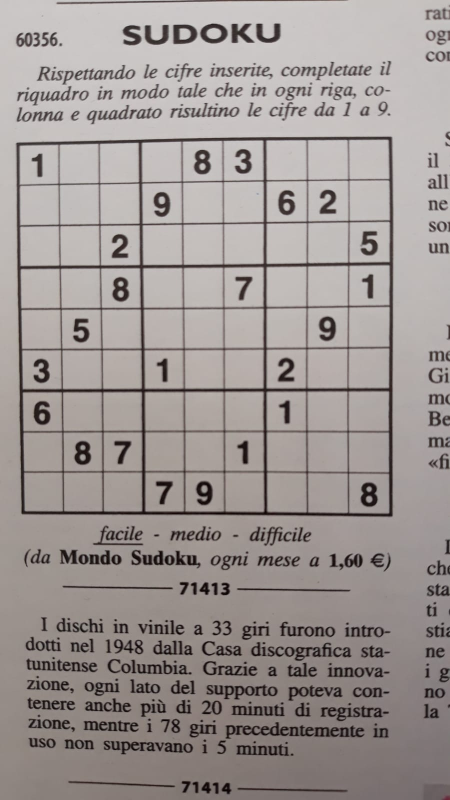
#> input picture home/sample_data/sudoku_real_1.jpeg, 900 x 1600 px (shown at 1/2 size)
$ jupyter execute --allow-errors 3-solve-sudoku.ipynb   (shell and % lines are left out)
#> lines starting #> are read from the running program, lines starting #| are printed output that depends on the picture; after the words box and inside, x2 and y2 are one past the last pixel; in counts of white or black regions, pixels touching at a corner belong together
### src/phd_school/utils/data_preprocessing.py
import operator

import cv2
import numpy as np
from skimage import measure


def pre_process_image(img: np.ndarray, skip_dilate: bool=True):
    """
    Uses a blurring function, adaptive thresholding and dilation to expose
    the main features of an image.
    """

    # Gaussian blur with a kernal size (height, width) of 9.
    # Note that kernal sizes must be positive and odd and the kernel must be
    # square.
    proc = cv2.GaussianBlur(img.copy(), (9, 9), 0)

    # Adaptive threshold using 11 nearest neighbour pixels
    proc = cv2.adaptiveThreshold(
        proc, 255, cv2.ADAPTIVE_THRESH_GAUSSIAN_C, cv2.THRESH_BINARY, 11, 2
    )

    # Invert colours, so gridlines have non-zero pixel values.
    # Necessary to dilate the image, otherwise will look like erosion instead.
    proc = cv2.bitwise_not(proc)

    if not skip_dilate:
        # Dilate the image to increase the size of the grid lines.
        kernel = np.array(
            [[0.0, 1.0, 0.0], [1.0, 1.0, 1.0], [0.0, 1.0, 0.0]], np.uint8
        )
        proc = cv2.dilate(proc, kernel)

    return proc


def find_corners_of_largest_polygon(img: np.ndarray):
    """Finds the 4 extreme corners of the largest contour in the image."""

    # Find contours
    contours, h = cv2.findContours(
        img.copy(), cv2.RETR_EXTERNAL, cv2.CHAIN_APPROX_SIMPLE
    )

    # Sort by area, descending
    contours = sorted(
        contours, key=cv2.contourArea, reverse=True
    )
    polygon = contours[0]  # Largest image

    # Bottom-right point has the largest (x + y) value
    # Top-left has point smallest (x + y) value
    # Bottom-left point has smallest (x - y) value
    # Top-right point has largest (x - y) value
    bottom_right, _ = max(
        enumerate([pt[0][0] + pt[0][1] for pt in polygon]),
        key=operator.itemgetter(1),
    )
    top_left, _ = min(
        enumerate([pt[0][0] + pt[0][1] for pt in polygon]),
        key=operator.itemgetter(1),
    )
    bottom_left, _ = min(
        enumerate([pt[0][0] - pt[0][1] for pt in polygon]),
        key=operator.itemgetter(1),
    )
    top_right, _ = max(
        enumerate([pt[0][0] - pt[0][1] for pt in polygon]),
        key=operator.itemgetter(1),
    )

    # Return an array of all 4 points using the indices
    # Each point is in its own array of one coordinate
    return [
        polygon[top_left][0],
        polygon[top_right][0],
        polygon[bottom_right][0],
        polygon[bottom_left][0],
    ]


def crop_and_warp(img, crop_rect):
    """
    Crops and warps a rectangular section from an image into a square of
    similar size.
    """

    # Rectangle described by top left, top right, bottom right and bottom left
    # points.
    top_left, top_right, bottom_right, bottom_left = (
        crop_rect[0],
        crop_rect[1],
        crop_rect[2],
        crop_rect[3],
    )

    # Explicitly set the data type to float32 or `getPerspectiveTransform`
    # will throw an error.
    src = np.array(
        [top_left, top_right, bottom_right, bottom_left], dtype="float32"
    )

    def distance_between(x, y):
        return np.sqrt((x[0] - y[0]) ** 2 + (x[1] - y[1]) ** 2)

    # Get the longest side in the rectangle
    side = max(
        [
            distance_between(bottom_right, top_right),
            distance_between(top_left, bottom_left),
            distance_between(bottom_right, bottom_left),
            distance_between(top_left, top_right),
        ]
    )

    # Describe a square with side of the calculated length, this is the new
    # perspective we want to warp to.
    dst = np.array(
        [[0, 0], [side - 1, 0], [side - 1, side - 1], [0, side - 1]],
        dtype="float32",
    )

    # Gets the transformation matrix for skewing the image to fit a square by
    # comparing the 4 before and after points.
    m = cv2.getPerspectiveTransform(src, dst)

    # Performs the transformation on the original image
    warp = cv2.warpPerspective(img, m, (int(side), int(side)))
    return warp


def remove_stuff(img: np.ndarray):

    h, w = img.shape

    h10 = int(h/10)
    w10 = int(w/10)

    # Make a copy
    img_cp = np.array(img)

    img_cp = img_cp[h10:, w10:]
    img_cp = img_cp[:-h10, :-w10]

    return img_cp


# [81 lines left out: functions remove_stuff_old, slice_grid, not called in this run]

### home/notebooks_solution/3-solve-sudoku.ipynb
# Creating a prototype

After some preparation, we are now ready to try and build the core of the prototype.

As a reminder, the goal of this product is to take an input image **which we assume contains a sudoku grid** and "solve" it.

Before we get start coding, let's agree on some more details.

## Expected input

As written above, the input is an **image**. Let's add some more constraint and say that we are going to process only images in either JPEG or PNG format.
While this may seem arbitrary (there's no reason why it shouldn't work with other image formats), it is important to set some precise boundaries, at least at first, so that we can focus on the core part of the product, as in solving a sudoku, instead of potentially having to deal with issues linked to poorly supported file formats and whatnot.

Moreover, we also assume that somewhere in the image there is a sudoku grid. Since a reasonable use case for the tool is imagining someone taking a picture of a sudoku grid on their phone from say a magazine, we can also assume that it's going to be in black or dark ink on a white page.

So far, nothing particularly surprising.

One thing that we will have to be relaxed about is the grid's position in the image: we can't really demand for the grid to be perfectly aligned with the edges of the image (i.e. parallel to it), so we'll have to account for the fact that it will likely be slightly rotated.

Something like this:

## Designing the solution

Now we have to figure out _how_ exactly to do the thing. That is, this is a somewhat complex problem that requires multiple steps, we need to make a list of what these steps are, and arrange them in order.

I personally find useful starting _from the end_, i.e. the desired result, and walk my way back to the input. This is because it usually makes it easier to avoid branching out to dead ends.

Solving the sudoku, once the input is **in a suitable format**, is actually quite easy, we can write (or even better, copy from somewhere else) an algorithm that takes the original grid configuration, with missing numbers, and returns the actual solution. Let's assume that we have that! (we do)

What about the "suitable format"? Well, it's a 9 x 9 grid, and there are several ways to represent that data structure in Python. Lists are going to do the trick here: each **row** of the grid will be a list with 9 elements, whose content will be either a digit from 1 to 9 if the number in the corresponding image is filled, 0 otherwise. We will collect these 9 lists (one for each row) in a list as well.

So for instance, for the image above, the representation would be the following:

```Python
grid_list = [
    [1, 0, 0,  0, 8, 3,  0, 0, 0],
    [0, 0, 0,  9, 0, 0,  6, 2, 0],
    [0, 0, 2,  0, 0, 0,  0, 0, 5],

    [0, 0, 8,  0, 0, 7,  0, 0, 1],
    [0, 5, 0,  0, 0, 0,  0, 9, 0],
    [3, 0, 0,  1, 0, 0,  2, 0, 0],

    [6, 0, 0,  0, 0, 0,  1, 0, 0],
    [0, 8, 7,  0, 0, 1,  0, 0, 0],
    [0, 0, 0,  7, 9, 0,  0, 0, 8],
]
```

Now comes the interesting bit: how do we fill those numbers? Automatically, I mean, starting from the image.

From the previous labs, we have an algorithm that takes a 28 x 28 image containing a digit and detect its content. That seems like a good starting point, but the input image contains the entire grid (plus more stuff around it), it may be rotated, the size is likely wrong etc.
We need to go from the raw image to **eighty-one (9 x 9) separate images**, each containing an isolated cell. We will need to:

1. Locate the grid within the image, so that we can remove everything else around it.
2. "Cancel" the effect of rotation and shear, so that we have a square image containing only the grid.
3. Split the square image from the previous step in 81 individual squares.
4. Resize those squares so that they become 28 x 28 pixels.

At some point in there, we may also do some additional cleaning to remove noise, leftover lines and weird stuff that we don't want.

Now the input is in the correct format to be ingested by our classifier: we run it for all 81 cells and save the results in the appropriate list element.

Done!

## Implementation

Now we have to go and implement the steps we described above, this time of course starting from the beginning, that is the **raw image**.

### Image preprocessing

We begin by reading the image, displaying it and doing some initial preprocessing. We'll use a bunch of auxiliary function that have already been implemented, I'll briefly explain what they do when we first use them.

[cell 1]
# We start by reading and displaying the image we have shown above, this time reading it with a library so that we have it available as a Python variable.
img_path = "../sample_data/sudoku_real_1.jpeg"

[cell 2]
# We're going to use the OpenCV library, which contains many useful functions for handling images (CV stands for Computer Vision).

import cv2 # This imports the OpenCV library
import matplotlib.pyplot as plt

img = cv2.imread(img_path)
#> img is the input picture: shape (1600, 900, 3); mean B, G, R 148.1, 150.6, 158
plt.figure(figsize=(8, 8))
plt.axis('off') # Removes axis
plt.imshow(img);

This is the raw image. Let's take a look at how it's actually represented as a Python object.

[cell 3]
# Let's start with the type
print(type(img))
#| <class 'numpy.ndarray'>

Looks like it's a **numpy array**, makes sense. Let's check its shape.

[cell 4]
# Print the array's shape
print(img.shape)
#| (1600, 900, 3)

Here we already get some extra information: this array has **three** dimensions: height, width and _channels_.
This means that the image was read as a color (RGB) image, which means that there are three separate height X width 2D arrays stacked on top of each other, each representing one of the three channels (**R**ed, **G**reen and **B**lue).

[cell 5]
# We can also get some information by calling the shell command `file`.
# Using `!` at the beginning of a row we can run shell commands.

The first simple bit of preprocessing that we'll do is turn the image into a grayscale one, using a utility function from OpenCV.

[cell 6]
img_gray = cv2.cvtColor(img, cv2.COLOR_BGR2GRAY)

[cell 7]
plt.figure(figsize=(8, 8))
plt.axis('off') # Removes axis

# We have to specify a color map using the cmap argument, because the default choice
# looks like garbage (you can try it out by removing that argument)
plt.imshow(img_gray, cmap='gray');

You should be able to tell the difference from the previous image.
We can also verify that the image is now a 2D array by printing its shape.

[cell 8]
# Print the array's shape
print(img_gray.shape)
#| (1600, 900)

Notice how there are only two numbers now, there is no longer the `3` at the end.

We will now proceed to do some more aggressive preprocessing, using an auxiliary function called `pre_process_image`. The main goal of this function is to _binarize_ the image, that is turn it from a grayscale to a simpler representation where every pixel is either black or white.

Binarization happens by _thresholding_ the image, which means choosing a value of pixel intensity and setting to some high value (like 255) all pixels that have an intensity equal or greater than that, and to zero everything else.

We also invert the colors, mainly because the dataset the model was trained on also had white digits on a black background.

This is required for the next steps.

[cell 9]
from phd_school.utils.data_preprocessing import pre_process_image

pre_preocessed = pre_process_image(img_gray)
#> in pre_process_image, `proc = cv2.adaptiveThreshold( proc, 255, cv2.ADAPTIVE_THRESH_GAUSSIAN_..`:
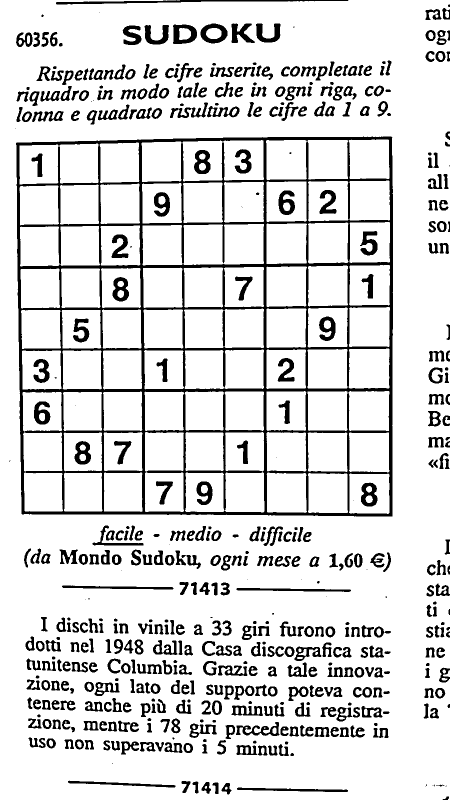
#> proc: shape (1600, 900) (shown at 1/2 size); 85.9% white; 513 black regions (36 under 20 px), largest, box (x1, y1, x2, y2) and area: (32, 273, 786, 1033) 73996, (112, 0, 697, 9) 2004, (346, 49, 394, 88) 1130
#> in pre_process_image, `proc = cv2.bitwise_not(proc)`:
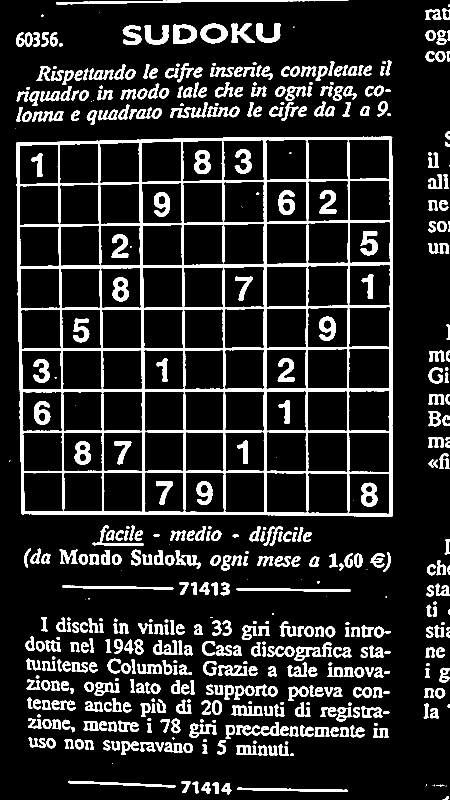
#> proc: shape (1600, 900) (shown at 1/2 size); 14.1% white; 513 white regions (36 under 20 px)

[cell 10]
plt.figure(figsize=(10, 10))
plt.axis('off') # Removes axis

plt.imshow(pre_preocessed, cmap='gray');

### Isolate area of the grid

Now comes the tricky part: isolating the grid from the rest of the image.

To do that, we apply a neat trick: assuming the external edges of the grid form the **largest contour** present in the image, we simply compute **all** contours present in the image and then sort them by area, and we pick the largest one.

Moreover, since we know that this contour will be a square, we can also extract the coordinates of the 4 corners.

Details of how this is peformed can be found in function `find_corners_of_largest_polygon`.

Once we have the four corners, it's relatively easy to go ahead and crop the image so that only the grid is visible.
In addition to that, we apply one more transformation to correct for any minor rotation in the image, so that the grid's sides are aligned with the image's edges.

[cell 11]
from phd_school.utils.data_preprocessing import crop_and_warp, find_corners_of_largest_polygon

# Find the 4 corners of the external grid
corners = find_corners_of_largest_polygon(pre_preocessed)
#> in find_corners_of_largest_polygon, `contours, h = cv2.findContours( img.copy(), cv2.RETR_EXTERNAL, cv2.CHA..`: contours = 480 contours, 31 with area under 20; largest, box (x1, y1, x2, y2) and area: (32, 273, 786, 1033) 561440, (401, 47, 455, 87) 1616, (346, 49, 394, 88) 1539, (112, 0, 697, 9) 1418, (472, 1444, 559, 1472) 926; h = 480 rows, first 6: [1, -1, -1, -1], [2, 0, -1, -1], [3, 1, -1, -1], [4, 2, -1, -1], [5, 3, -1, -1], [6, 4, -1, -1]
#> in find_corners_of_largest_polygon, `polygon = contours[0]`: polygon = contour of 242 points, box (x1, y1, x2, y2) (32, 273, 786, 1033), area 561440
#> in find_corners_of_largest_polygon, `bottom_right, _ = max( enumerate([pt[0][0] + pt[0][1] for pt in polygo..`: bottom_right = 191
#> in find_corners_of_largest_polygon, `top_left, _ = min( enumerate([pt[0][0] + pt[0][1] for pt in polygon]),..`: top_left = 46
#> in find_corners_of_largest_polygon, `bottom_left, _ = min( enumerate([pt[0][0] - pt[0][1] for pt in polygon..`: bottom_left = 120
#> in find_corners_of_largest_polygon, `top_right, _ = max( enumerate([pt[0][0] - pt[0][1] for pt in polygon])..`: top_right = 220
#> corners = [[33, 285], [784, 275], [784, 1032], [43, 1027]]

# Crop the image and compensate for warp
cropped = crop_and_warp(pre_preocessed, corners)
#> in crop_and_warp, `top_left, top_right, bottom_right, bottom_left = ( crop_rect[0], crop_..`: top_left = [33, 285]; top_right = [784, 275]; bottom_right = [784, 1032]; bottom_left = [43, 1027]
#> in crop_and_warp, `src = np.array( [top_left, top_right, bottom_right, bottom_left], dtyp..`: src = [[33, 285], [784, 275], [784, 1032], [43, 1027]]
#> in crop_and_warp, `side = max( [ distance_between(bottom_right, top_right), distance_betw..`: side = 757
#> in crop_and_warp, `dst = np.array( [[0, 0], [side - 1, 0], [side - 1, side - 1], [0, side..`: dst = [[0, 0], [756, 0], [756, 756], [0, 756]]
#> in crop_and_warp, `m = cv2.getPerspectiveTransform(src, dst)`: m = [[1.02, -0.0138, -29.81], [0.0133, 1, -285.7], [2.67e-05, -1.82e-05, 1]]
#> in crop_and_warp, `warp = cv2.warpPerspective(img, m, (int(side), int(side)))`:
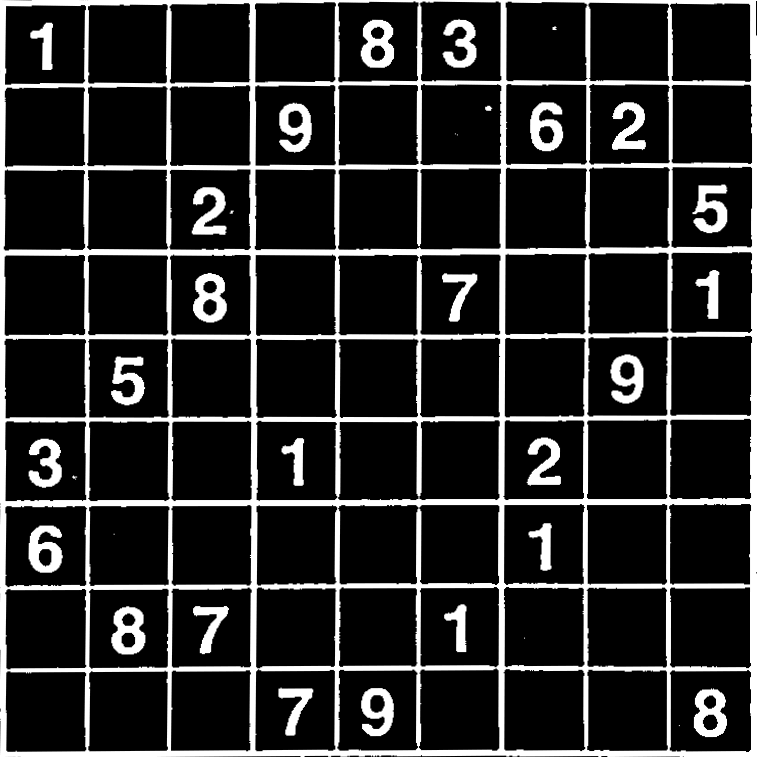
#> warp: shape (757, 757); min 0, max 255, mean 41.2

[cell 12]
plt.figure(figsize=(6, 6))
plt.axis('off') # Removes axis
plt.imshow(cropped, cmap='gray')
plt.title("Image cropped and warped");

### Detect digits

The hard work is done!

Now it's just a matter of detecting the digits in the individual cells.
The classifier we trained in the first lab takes a single image as input, so we're going to slice the grid in 81 approximately equal squares, each one showing one of the cells in the original image.
At this point, doing that is pretty straightforward, because we can rely on the fact that the image we obtained at the previous step is **square** and **aligned**.

[cell 13]
def slice_grid(grid, i, j, W):
    """
    Assuming grid is an array representing the image, return a single square
    based on its coordinates (which start from 0).
    """

    i_start = i * W
    i_end = i_start + W

    j_start = j * W
    j_end = j_start + W

    aa = grid[i_start:i_end, j_start:j_end]
    return aa

[cell 14]
# We're going to need the estimated _single cell_'s width.
# Since we know the grid is 9 x 9 cells, and it's a square, we can simply compute that by dividing the image's width by 9
w, h = cropped.shape

W = w//9

[cell 15]
# Just to make sure that it works and returns what we expect, let's try to recover the square with the 9 in the 2nd row, 4th column
# Remember that indexes start from 0, and the first one refers to rows, and the second one to columns.
test_cell = slice_grid(cropped, 1, 3, W)
#> in slice_grid, `aa = grid[i_start:i_end, j_start:j_end]`:
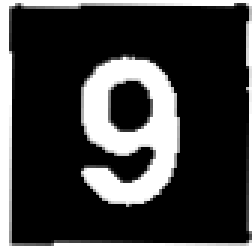
#> aa: shape (84, 84) (shown 3 times larger); min 0, max 255, mean 63.5

[cell 16]
plt.figure(figsize=(4, 4))
plt.axis('off') # Removes axis
plt.imshow(test_cell, cmap='gray')
plt.title("A single cell");

Just to be on the safe side, we want to remove also the leftover white at the image's edges (from the sudoku grid lines)

[cell 17]
from phd_school.utils.data_preprocessing import remove_stuff

[cell 18]
cleaned_test_cell = remove_stuff(test_cell)
#> in remove_stuff, `img_cp = img_cp[h10:, w10:]`:
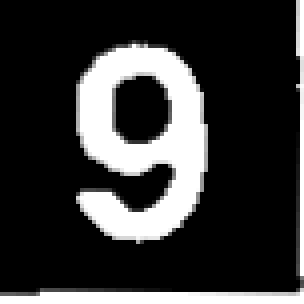
#> img_cp: shape (76, 76) (shown 4 times larger); min 0, max 255, mean 56
#> (the rest of the program and of its run is left out)
